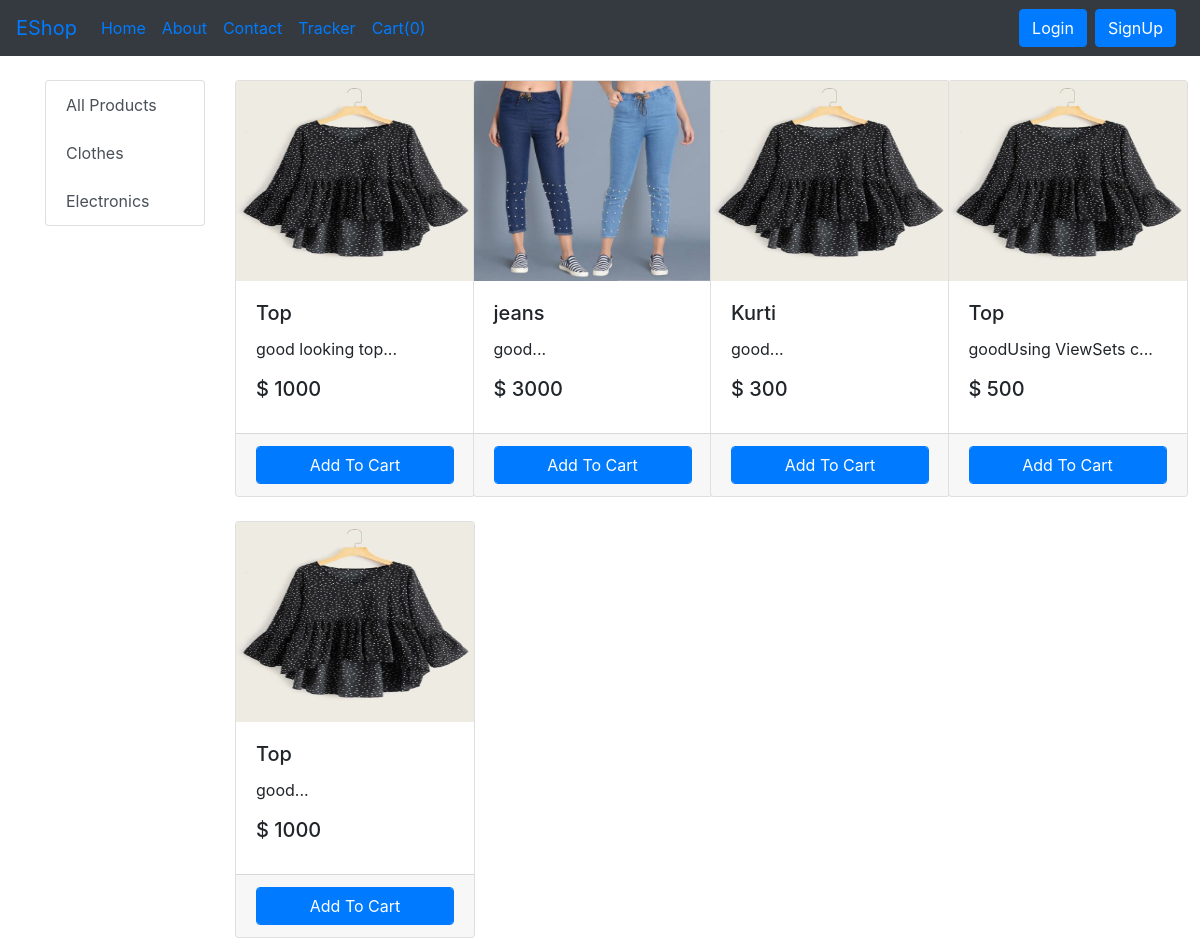
/?category=1, run on the app's committed database.
### shop/models.py (models this page shows, shortened)
class Category(models.Model):
    name = models.CharField(max_length=50)

class Product(models.Model):
    name = models.CharField(max_length=50)
    category = models.ForeignKey(Category,on_delete=models.CASCADE,null=True)
    desc = models.TextField(max_length=500)
    price = models.IntegerField(default=0)
    desc = models.CharField(max_length=1000)
    pub_date = models.DateField()
    image = models.ImageField(upload_to = "shop/images",default="")

### shop/views.py (the view, shortened to what this page needs)
# urls.py: path('',views.index),
def index(request):
    if request.method == 'GET':
        cart = request.session.get('cart')
        if not cart:
            request.session['cart'] ={}
        prod = None
        category = Category.objects.all()
        categoryId = request.GET.get('category',"")
        if categoryId:
            prod = Product.objects.filter(category = categoryId)
        else:
            prod = Product.objects.all()
        param = {'products':prod,'categories':category}
        return render(request, 'index.html',param)

### shop/templatetags/cart.py (called while the page is built)
@register.filter(name="is_in_cart")
def is_in_cart(product,cart):
    keys = cart.keys()
    for id in keys:
        if int(id) == product.id :
            return True
    return False

@register.filter(name="cart_show_qty")
def cart_show_qty(cart):
    sum = 0
    prod = cart.values()
    for s in prod:
        sum = sum + s
    return sum

### shop/templatetags/custem_filter.py (called while the page is built)
@register.filter(name="rate_set")
def rate_set(number):
    return f" { '$' }   {number} "

### shop/templates/index.html (shortened to what this page needs)
{% extends 'basic.html' %}
{% load cart %}
{% load custem_filter %}
{% block body %}
<div class="container">
    <div class="row ">
        <div class="col-md-2 ">
            <div class="list-group my-4">
                <a href="/" class="list-group-item list-group-item-action ">All Products</a>
                {% for i in categories %}
                <a href="/?category={{i.id}}" class="list-group-item list-group-item-action ">{{i.name}}</a>
                {% endfor %}
            </div>
        </div>
        <div class="col-md-10 ">
            <div class="carousel-item active">
                <div class="row ">
                    {% for i in products %}
                    <div class="col-xs-3 col-sm-3 col-md-3">
                        <div class="card mt-4" id="{{i.id}}" style="width: 15rem;">
                            <img src='/media/{{i.image}}' class="card-img-top" alt="..." style="height: 200px;">
                            <div class="card-body">
                                <h5 class="card-title" id="namepr{{i.id}}">{{i.name}}</h5>
                                <p class="card-text">{{i.desc|slice:"0:20"}}...</p>
                                <h5 class="card-title">{{i.price|rate_set}}</h5>
                            </div>
                            <div class="card-footer ">
                                {% if i|is_in_cart:request.session.cart %}
                                <div class="row no-gutters">
                                    <form action="/#{{i.id}}" method="post" class="col-2">{% csrf_token %}
                                        <input type="hidden" class="form-control" value="{{i.id}}" name="cartprod">
                                        <input type="hidden" class="form-control" value="True" name="remove">
                                        <input type="submit" value=" - " class="  text-center btn-block btn-primary">
                                    </form>
                                    <div class="text-center col"> {{i|cart_qty:request.session.cart }} cart in</div>
                                    <form action="/#{{i.id}}" method="post" class="col-2">{% csrf_token %}
                                        <input type="hidden" class="form-control" value="{{i.id}}" name="cartprod">
                                        <input type="submit" value=" + " class=" text-center btn-block btn-primary">
                                    </form>
                                </div>
                                {% else %}
                                <form action="/#{{i.id}}" method="POST" class="btn-block">{% csrf_token %}
                                    <button class="btn btn-primary cart float-right form-control ">Add To Cart</button>
                                </form>
                                {% endif %}
                            </div>
                        </div>
                    </div>
                    {% endfor %}
                </div>
            </div>
        </div>
    </div>
</div>
{% endblock %}

### shop/templates/basic.html (shortened to what this page needs)
<!doctype html>
<html lang="en">
<head>
  <link rel="stylesheet" href="https://cdn.jsdelivr.net/npm/bootstrap@4.2.1/dist/css/bootstrap.min.css"
>
</head>
<body>
  <!doctype html>
  <html lang="en">
  <head>
    <link rel="stylesheet" href="https://stackpath.bootstrapcdn.com/bootstrap/4.5.2/css/bootstrap.min.css"
>
  </head>
  {% load cart %}
  <body>
    <nav class="navbar navbar-expand-lg primary bg-dark">
      <a class="navbar-brand" href="/">EShop</a>
      <div class="collapse navbar-collapse" id="navbarSupportedContent">
        <ul class="navbar-nav mr-auto">
          <li class="nav-item ">
            <a class="nav-link" href="/">Home <span class="sr-only">(current)</span></a>
          </li>
          <li class="nav-item ">
            <a class="nav-link" href="/about">About</a>
          </li>
          <li class="nav-item  ">
            <a class="nav-link" href="/contact">Contact</a>
          </li>
          <li class="nav-item  ">
            <a class="nav-link" href="/tracker">Tracker</a>
          </li>
          <li class="nav-item  ">
            <a class="nav-link" href="/cart">Cart({{request.session.cart|cart_show_qty }})</a>
          </li>
        </ul>
        <div class="ml-auto form-inline ">
          {% if user.is_authenticated %}
          <ul class="navbar-nav mr-2">
            <li class="nav-item dropdown">
              <a class="nav-link dropdown-toggle btn btn-primary" href='#' id="navbarDropdown" role="button" data-toggle="dropdown">
                Welcome {{request.user}}</a>
              <div class="dropdown-menu "  aria-labelledby="navbarDropdown">
                <a class="dropdown-item "  href="/logout">Logout</a>
              </div>
            </li>
          </ul>
        </div>
        {% else %}
        <button type="button" class="btn btn-primary mr-2" data-toggle="modal" data-target="#loginModel">
          Login
        </button>
        <button type="button" class="btn btn-primary mr-2" data-toggle="modal" data-target="#signupModel">
          SignUp
        </button>
        {% endif %}
      </div>
    </nav>
    {%block body%}{%endblock%}
  </body>
  </html>

### data on the page
Category: name "Clothes"
Category: name "Electronics"
Product: {{ i.id }} 1 (drawn), image (picture), name "Top", desc "good looking top", price|rate_set "$ 1000"
Product: image (picture), name "jeans", desc "good", price|rate_set "$ 3000"
Product: image (picture), name "Kurti", desc "good", price|rate_set "$ 300"
Product: image (picture), name "Top", desc "goodUsing ViewSets c", price|rate_set "$ 500"
Product: image (picture), name "Top", desc "good", price|rate_set "$ 1000"

### other printed values
{{ request.session.cart|cart_show_qty }} "0"
